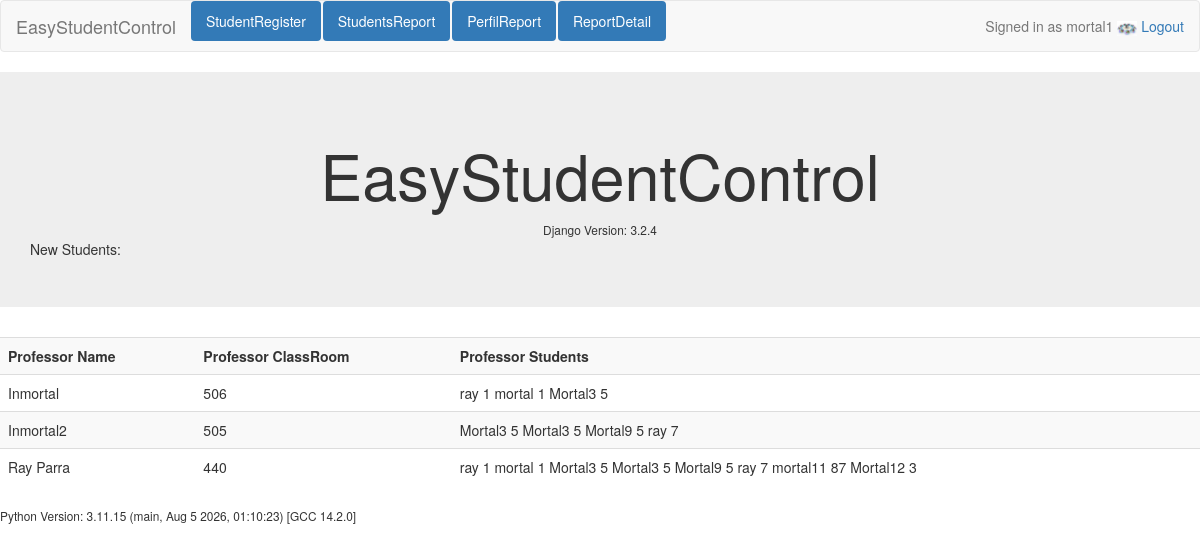
The page /report_professor/ (signed in) on the database its author committed.
### apps/home/models.py (models this page shows, shortened)
class Professor(models.Model):
	professor_name = models.CharField(max_length=64)
	class_room = models.IntegerField()
	students = models.ManyToManyField(Student)

class Student(models.Model):
	student_code = models.IntegerField()
	student_name = models.CharField(max_length=64)
	student_age = models.IntegerField()
	student_semester = models.IntegerField()
	student_career = models.CharField(max_length=64)
	student_image = models.ImageField(upload_to='student_perfil/', blank=True, null=True)
	slug = models.SlugField(blank=True, null=True)

### apps/home/views.py (the view)
# urls.py: url(r'^report_professor/$', Report_professor.as_view(), name='report_professor_view'),
class Report_professor(ListView):
	template_name = 'home/Report_professor.html'
	model = Professor

### apps/home/processors.py (called while the page is built)
def user_image(request):
	try:
		img = None
		user = request.user
		up = Perfil.objects.get(user_perfil=user)
		img = 'http://localhost:8000/media/%s'%up.image
	except:
		img = 'http://localhost:8000/media/debian.jpg'
	return img

def myprocessors(request):
	get_version_django = django.get_version()
	get_version_python = sys.version
	p = Student.objects.get(id=1)
	dic = {'valor':p, 'get_image_profile':user_image(request), 'django_version': get_version_django, 'python_version': get_version_python}
	return dic

### templates/home/Report_professor.html (shortened to what this page needs)
{% extends 'base.html' %}
{% block content %}
	<table class="table table-striped">
			<tr>
				<th>Professor Name</th>
				<th>Professor ClassRoom</th>
				<th>Professor Students</th>
			</tr>
		{% for item in object_list %}
			<tr>
				<td>{{ item.professor_name }}</td>
				<td>{{ item.class_room }}</td>
					<td>{% for p in item.students.all %}
						{{ p.student_name }}
						{{ p.student_semester }}
					{% endfor %}</td>
			</tr>
		{% endfor %}
	</table>
{% endblock %}

### templates/base.html (shortened to what this page needs)
{% load staticfiles %}
<!DOCTYPE html>
<html lang="en">
<head>
<link rel="stylesheet" href="{% static 'css/bootstrap.min.css' %}">
<nav class="navbar navbar-default">
  <div class="container-fluid">
    <div class="navbar-header">
      <a class="navbar-brand" href="/">EasyStudentControl</a>
    </div>
    <div class="collapse navbar-collapse" id="bs-example-navbar-collapse-1">
      <ul class="nav nav-pills">
        <li class="active"><a href="/register/">StudentRegister</a></li>
        <li class="active"><a href="/reporte_fecha/">StudentsReport</a></li>
        <li class="active"><a href="/reporte_tecnico/">PerfilReport</a></li>
        <li class="active"><a href="/pago_tecnico/">ReportDetail</a></li>
		{% if user.is_authenticated %}
    		<p class="navbar-text navbar-right">Signed in as <a href="#" class="navbar-link">{{user.username}}</a> <img src="{{ get_image_profile }}" width='20px'>
			<a href="/cerrar/">Logout</a>
    		</p>
    	{% else %}
    		<p class="navbar-text navbar-right">Signed in as <a href="#" class="navbar-link">None</a></p>
    	{% endif %}
      </ul>
    </div>
  </div>
</nav>
</head>
<body>
	<header>
		<div class="jumbotron">
  			<div class="container">
    			<center>
            <h1>EasyStudentControl</h1>
            <small>Django Version: {{ django_version }}</small>
          </center>
          <ul class="nav nav-list" id="NewStudents">
        <li class="nav-header">New Students: </li>
      </ul>
  			</div>
		</div>
	</header>
	{% block content %}
	{% endblock %}
  <footer><small>Python Version: {{ python_version }}</small></footer>
</body>
</html>

### rows shown on the page
Professor: professor_name "Inmortal", class_room "506"
Student: student_name "ray", student_semester "1"
Student: student_name "mortal", student_semester "1"
Student: student_name "Mortal3", student_semester "5"
Professor: professor_name "Inmortal2", class_room "505"
Student: student_name "Mortal3", student_semester "5"
Student: student_name "Mortal9", student_semester "5"
Student: student_name "ray", student_semester "7"
Professor: professor_name "Ray Parra", class_room "440"
Student: student_name "mortal11", student_semester "87"
Student: student_name "Mortal12", student_semester "3"

### other values the page prints
{{ user.username }} "mortal1"
{{ django_version }} "3.2.4"
{{ python_version }} "3.11.15 (main, Aug 5 2026, 01:10:23) [GCC 14.2.0]"
